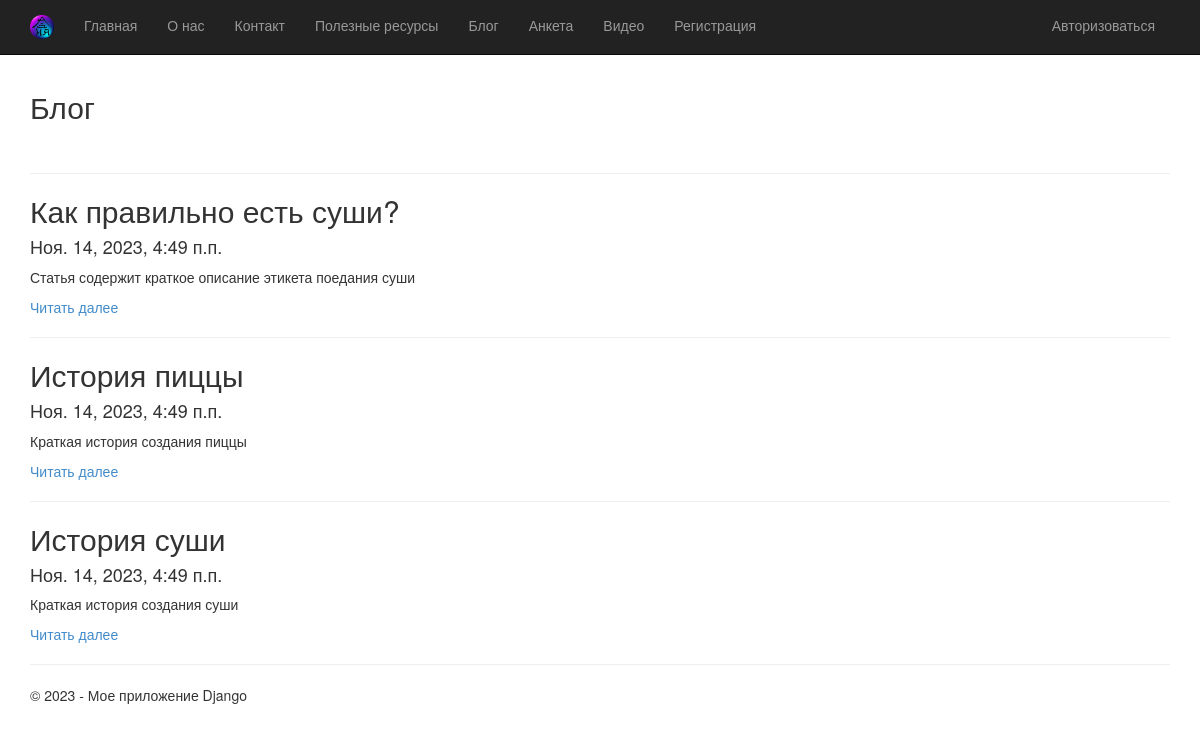
The page /blog/ on the database as committed earlier.
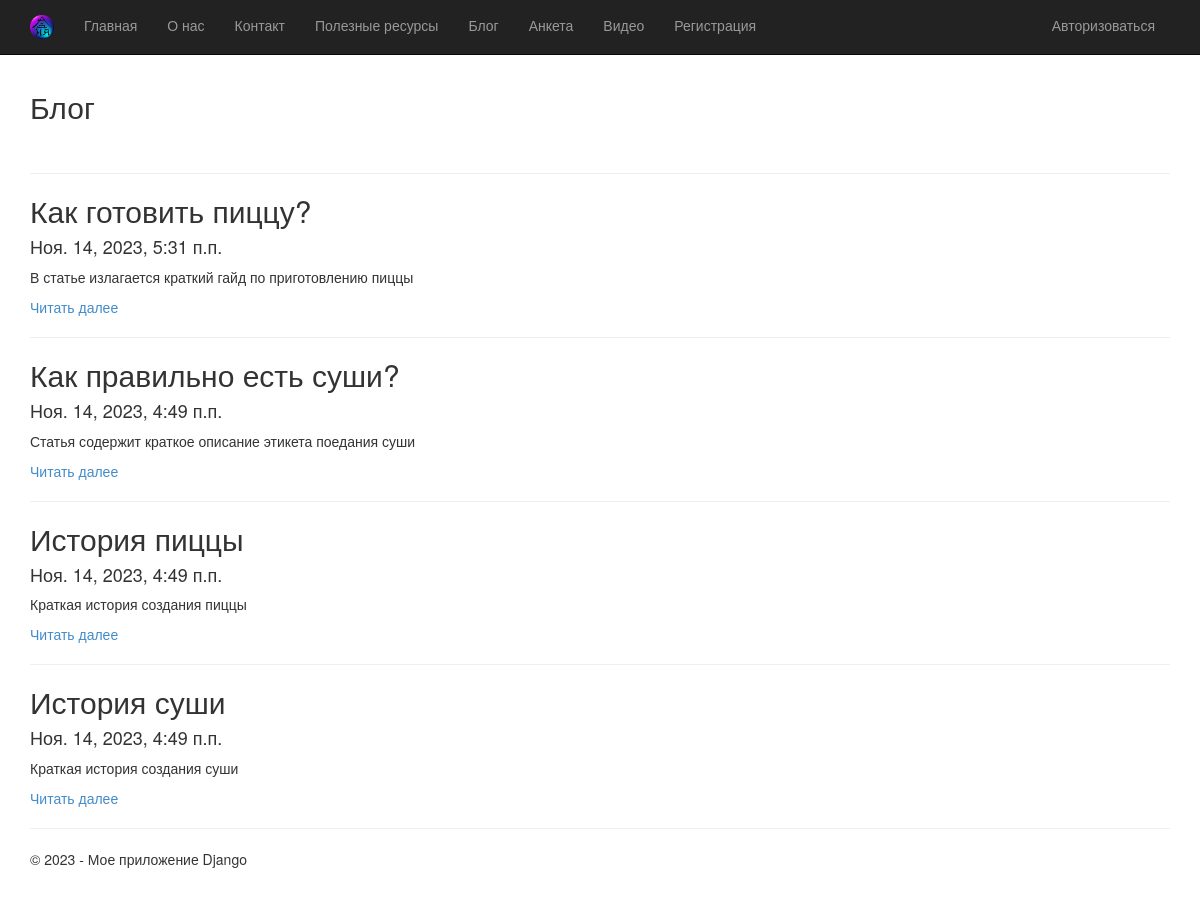
The same page on the database as committed later.
### app/models.py (models this page shows, shortened)
class Blog(models.Model):
    title = models.CharField(max_length=100, unique_for_date= "posted", verbose_name = "Заголовок")
    description = models.TextField(verbose_name="Краткое содержание")
    content = models.TextField(verbose_name="Полное содержание")
    posted = models.DateTimeField(default= datetime.now(), db_index=True, verbose_name="Опубликована")
    author = models.ForeignKey(User, null=True, blank=True, on_delete = models.SET_NULL, verbose_name = "Автор")
    image = models.FileField(default='temp.jpg', verbose_name = "Путь к картинке")
    class Meta:
        db_table = "Posts"# имя таблицы для модели
        ordering = ["-posted"] # Порядок сортировки данных в модели (- это убывание)
        verbose_name = "статья блога" #Имя которое будет отображаться в администратимном разделе (для одной статьи)
        verbose_name_plural = "статья блога" #Для всех статей

### app/views.py (the view)
# urls.py: path('blog/', views.blog, name='blog'),
def blog(request):
    assert isinstance(request, HttpRequest)
    posts = Blog.objects.all() # запрос на выбор всех статей блога из модели
    return render(
        request,
        'app/blog.html',
        {
            'title':'Блог',
            'posts': posts, # передача списка статей в шаблон веб-страницы
            'year':datetime.now().year,
        }
    )

### app/templates/app/blog.html
{% extends "app/layout.html" %}
{% block content %}
<h2>{{ title }}</h2>
<br />
{% for post in posts %}
<hr />
<div class="">
    <h2> {{post.title}} </h2>
    <h4> {{post.posted}} </h4>
    <p> {{post.description}} </p>
    <p><a href="{% url 'blogpost' parametr=post.id %}"> Читать далее </a> </p>
</div>
{% endfor %}
{% endblock %}

### app/templates/app/layout.html (shortened to what this page needs)
﻿<!DOCTYPE html>
<html>
<head>
    {% load static %}
    <link rel="stylesheet" type="text/css" href="{% static 'app/content/bootstrap.css' %}" />
    <link rel="stylesheet" type="text/css" href="{% static 'app/content/site.css' %}" />
</head>
<body>
    <div class="navbar navbar-inverse navbar-fixed-top">
        <div class="container">
            <div class="navbar-header">
                <a href="/" class="navbar-brand">
                    <img width="24" src="{% static 'app/content/Логотип3.png' %}" alt="logo" />
                </a>
            </div>
            <div class="navbar-collapse collapse">
                <ul class="nav navbar-nav">
                    <li><a href="{% url 'home' %}">Главная</a></li>
                    <li><a href="{% url 'about' %}">О нас</a></li>
                    <li><a href="{% url 'contact' %}">Контакт</a></li>
                    <li><a href="{% url 'links' %}">Полезные ресурсы</a></li>
                    <li><a href="{% url 'blog' %}">Блог</a></li>
                    <li><a href="{% url 'feedback' %}">Анкета</a></li>
                    <li><a href="{% url 'videopost' %}">Видео</a></li>
                    {% if not user.is_authenticated %}
                    <li><a href="{% url 'registration' %}">Регистрация</a></li>
                    {% endif %}
                </ul>
                {% include 'app/loginpartial.html' %}
            </div>
        </div>
    </div>
    <div class="container body-content">
        {% block content %}{% endblock %}
        <hr />
        <footer>
            <p>&copy; {{ year }} - Мое приложение Django</p>
        </footer>
    </div>
</body>
</html>

### app/templates/app/loginpartial.html
﻿{% if user.is_authenticated %}
<form id="logoutForm" action="/logout/" method="post" class="navbar-right">
    {% csrf_token %}
    <ul class="nav navbar-nav navbar-right">
        <li><span class="navbar-brand">Здравствуйте {{ user.username }}!</span></li>
        <li><a href="javascript:document.getElementById('logoutForm').submit()">Выйти из системы</a></li>
    </ul>
</form>
{% else %}
<ul class="nav navbar-nav navbar-right">
    <li><a href="{% url 'login' %}">Авторизоваться</a></li>
</ul>
{% endif %}

### app/static/app/content/site.css (style rules this page uses)
body { padding-top: 50px; padding-bottom: 20px; }
.body-content { padding-left: 15px; padding-right: 15px; }

Rows that differ between the two databases and show on the page:
added Blog: title "Как готовить пиццу?", posted "Ноя. 14, 2023, 5:31 п.п.", description "В статье излагается краткий гайд по приготовлению пиццы"
